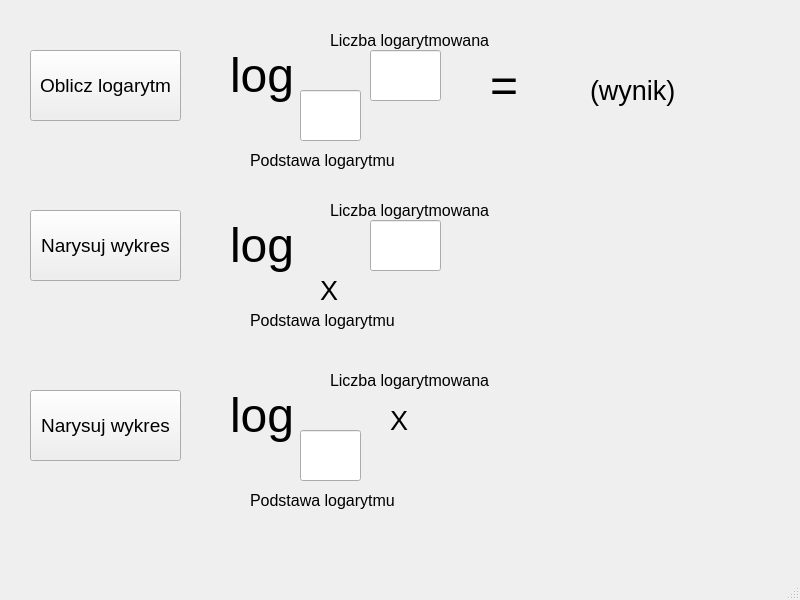
<?xml version="1.0" encoding="UTF-8"?>
<ui version="4.0">
 <class>Dzial5Window</class>
 <widget class="QMainWindow" name="Dzial5Window">
  <property name="geometry">
   <rect>
    <x>0</x>
    <y>0</y>
    <width>800</width>
    <height>600</height>
   </rect>
  </property>
  <property name="windowTitle">
   <string>MainWindow</string>
  </property>
  <widget class="QWidget" name="centralwidget">
   <widget class="QLabel" name="label">
    <property name="geometry">
     <rect>
      <x>230</x>
      <y>40</y>
      <width>71</width>
      <height>71</height>
     </rect>
    </property>
    <property name="font">
     <font>
      <pointsize>36</pointsize>
     </font>
    </property>
    <property name="text">
     <string>log</string>
    </property>
   </widget>
   <widget class="QLineEdit" name="podstawa1">
    <property name="geometry">
     <rect>
      <x>300</x>
      <y>90</y>
      <width>61</width>
      <height>51</height>
     </rect>
    </property>
    <property name="font">
     <font>
      <pointsize>14</pointsize>
     </font>
    </property>
   </widget>
   <widget class="QPushButton" name="b1">
    <property name="geometry">
     <rect>
      <x>30</x>
      <y>50</y>
      <width>151</width>
      <height>71</height>
     </rect>
    </property>
    <property name="font">
     <font>
      <pointsize>14</pointsize>
     </font>
    </property>
    <property name="text">
     <string>Oblicz logarytm</string>
    </property>
   </widget>
   <widget class="QLineEdit" name="liczba_log1">
    <property name="geometry">
     <rect>
      <x>370</x>
      <y>50</y>
      <width>71</width>
      <height>51</height>
     </rect>
    </property>
    <property name="font">
     <font>
      <pointsize>14</pointsize>
     </font>
    </property>
   </widget>
   <widget class="QLabel" name="label_2">
    <property name="geometry">
     <rect>
      <x>250</x>
      <y>150</y>
      <width>151</width>
      <height>21</height>
     </rect>
    </property>
    <property name="font">
     <font>
      <pointsize>12</pointsize>
     </font>
    </property>
    <property name="text">
     <string>Podstawa logarytmu</string>
    </property>
   </widget>
   <widget class="QLabel" name="label_3">
    <property name="geometry">
     <rect>
      <x>330</x>
      <y>30</y>
      <width>171</width>
      <height>21</height>
     </rect>
    </property>
    <property name="font">
     <font>
      <pointsize>12</pointsize>
     </font>
    </property>
    <property name="text">
     <string>Liczba logarytmowana</string>
    </property>
   </widget>
   <widget class="QLabel" name="label_4">
    <property name="geometry">
     <rect>
      <x>490</x>
      <y>60</y>
      <width>41</width>
      <height>51</height>
     </rect>
    </property>
    <property name="font">
     <font>
      <pointsize>36</pointsize>
     </font>
    </property>
    <property name="text">
     <string>=</string>
    </property>
   </widget>
   <widget class="QLabel" name="wynik">
    <property name="geometry">
     <rect>
      <x>590</x>
      <y>60</y>
      <width>131</width>
      <height>61</height>
     </rect>
    </property>
    <property name="font">
     <font>
      <pointsize>20</pointsize>
     </font>
    </property>
    <property name="text">
     <string>(wynik)</string>
    </property>
   </widget>
   <widget class="QLabel" name="label_6">
    <property name="geometry">
     <rect>
      <x>330</x>
      <y>200</y>
      <width>171</width>
      <height>21</height>
     </rect>
    </property>
    <property name="font">
     <font>
      <pointsize>12</pointsize>
     </font>
    </property>
    <property name="text">
     <string>Liczba logarytmowana</string>
    </property>
   </widget>
   <widget class="QLabel" name="label_7">
    <property name="geometry">
     <rect>
      <x>230</x>
      <y>210</y>
      <width>71</width>
      <height>71</height>
     </rect>
    </property>
    <property name="font">
     <font>
      <pointsize>36</pointsize>
     </font>
    </property>
    <property name="text">
     <string>log</string>
    </property>
   </widget>
   <widget class="QLabel" name="label_8">
    <property name="geometry">
     <rect>
      <x>250</x>
      <y>310</y>
      <width>151</width>
      <height>21</height>
     </rect>
    </property>
    <property name="font">
     <font>
      <pointsize>12</pointsize>
     </font>
    </property>
    <property name="text">
     <string>Podstawa logarytmu</string>
    </property>
   </widget>
   <widget class="QLineEdit" name="liczba_log_wykres">
    <property name="geometry">
     <rect>
      <x>370</x>
      <y>220</y>
      <width>71</width>
      <height>51</height>
     </rect>
    </property>
    <property name="font">
     <font>
      <pointsize>14</pointsize>
     </font>
    </property>
   </widget>
   <widget class="QLineEdit" name="podstawa_wykres">
    <property name="geometry">
     <rect>
      <x>300</x>
      <y>430</y>
      <width>61</width>
      <height>51</height>
     </rect>
    </property>
    <property name="font">
     <font>
      <pointsize>14</pointsize>
     </font>
    </property>
   </widget>
   <widget class="QLabel" name="label_9">
    <property name="geometry">
     <rect>
      <x>330</x>
      <y>370</y>
      <width>171</width>
      <height>21</height>
     </rect>
    </property>
    <property name="font">
     <font>
      <pointsize>12</pointsize>
     </font>
    </property>
    <property name="text">
     <string>Liczba logarytmowana</string>
    </property>
   </widget>
   <widget class="QLabel" name="label_10">
    <property name="geometry">
     <rect>
      <x>230</x>
      <y>380</y>
      <width>71</width>
      <height>71</height>
     </rect>
    </property>
    <property name="font">
     <font>
      <pointsize>36</pointsize>
     </font>
    </property>
    <property name="text">
     <string>log</string>
    </property>
   </widget>
   <widget class="QLabel" name="label_11">
    <property name="geometry">
     <rect>
      <x>250</x>
      <y>490</y>
      <width>151</width>
      <height>21</height>
     </rect>
    </property>
    <property name="font">
     <font>
      <pointsize>12</pointsize>
     </font>
    </property>
    <property name="text">
     <string>Podstawa logarytmu</string>
    </property>
   </widget>
   <widget class="QPushButton" name="b2">
    <property name="geometry">
     <rect>
      <x>30</x>
      <y>210</y>
      <width>151</width>
      <height>71</height>
     </rect>
    </property>
    <property name="font">
     <font>
      <pointsize>14</pointsize>
     </font>
    </property>
    <property name="text">
     <string>Narysuj wykres</string>
    </property>
   </widget>
   <widget class="QPushButton" name="b3">
    <property name="geometry">
     <rect>
      <x>30</x>
      <y>390</y>
      <width>151</width>
      <height>71</height>
     </rect>
    </property>
    <property name="font">
     <font>
      <pointsize>14</pointsize>
     </font>
    </property>
    <property name="text">
     <string>Narysuj wykres</string>
    </property>
   </widget>
   <widget class="QLabel" name="label_12">
    <property name="geometry">
     <rect>
      <x>320</x>
      <y>270</y>
      <width>31</width>
      <height>41</height>
     </rect>
    </property>
    <property name="font">
     <font>
      <pointsize>20</pointsize>
     </font>
    </property>
    <property name="text">
     <string>X</string>
    </property>
   </widget>
   <widget class="QLabel" name="label_13">
    <property name="geometry">
     <rect>
      <x>390</x>
      <y>400</y>
      <width>31</width>
      <height>41</height>
     </rect>
    </property>
    <property name="font">
     <font>
      <pointsize>20</pointsize>
     </font>
    </property>
    <property name="text">
     <string>X</string>
    </property>
   </widget>
  </widget>
  <widget class="QMenuBar" name="menubar">
   <property name="geometry">
    <rect>
     <x>0</x>
     <y>0</y>
     <width>800</width>
     <height>21</height>
    </rect>
   </property>
  </widget>
  <widget class="QStatusBar" name="statusbar"/>
 </widget>
 <resources/>
 <connections/>
</ui>
